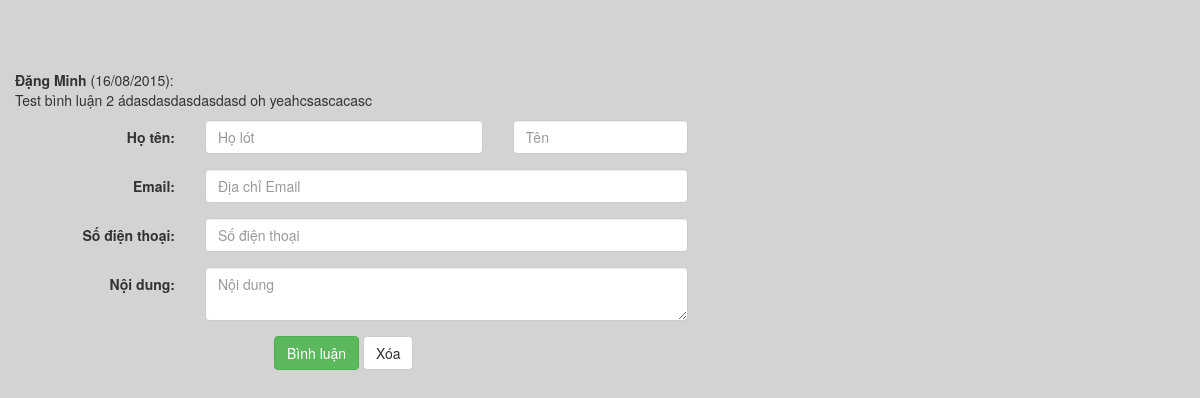
The page /Khach/BinhLuan.php?ID=2 on the database its author committed.
### tables this page shows
CREATE TABLE IF NOT EXISTS `binhluan` (
  `ID` int(11) NOT NULL,
  `IDBinhLuan` int(11) NOT NULL,
  `NoiDung` text NOT NULL,
  `TenDN` varchar(55) NOT NULL,
  `Ho` varchar(50) NOT NULL,
  `Ten` varchar(50) NOT NULL,
  `Email` varchar(50) NOT NULL,
  `SoDienThoai` varchar(20) NOT NULL,
  `KiemDuyet` tinyint(1) NOT NULL DEFAULT '0',
  `NgayBinhLuan` date DEFAULT NULL
);

### Khach/BinhLuan.php (the view, shortened to what this page needs)
<!DOCTYPE html>
<html lang="en">
<head>
    <link href="../asset/Bootstrap/css/bootstrap.min.css" rel="stylesheet">
    <link href="../css/menu.css" rel="stylesheet">
    <link rel="stylesheet" type="text/css" href="../css/style.css" media="screen" />
</head>
<body style="background-color: lightgrey;min-height:100%;">
<div>
	<div>
    <?php
		$conn = ConnectDB::connect();
		$sqlBL = "SELECT Ho, Ten, NgayBinhLuan, NoiDung FROM BinhLuan WHERE KiemDuyet = ".DA_KIEM_DUYET." AND IDBinhLuan = ".$_GET['ID'];
		$resultBL = mysqli_query($conn, $sqlBL);
		if($resultBL->num_rows > 0)
		{
			while($rowBL = $resultBL->fetch_assoc())
			{
				echo "<p style='margin-left:15px'><strong>".$rowBL['Ho']." ".$rowBL['Ten']."</strong>(".date('d/m/Y',strtotime($rowBL['NgayBinhLuan']))."): <br> ".$rowBL['NoiDung']."</p>";
			}
		}
	?>
    </div>
	<div>
    <form class="form-horizontal" name="frmBinhLuan" method="post">
    	<div class="form-group" id="HoTen">
            <label for="txtHo" class="col-sm-2 control-label">Họ tên: </label>
            <div class="col-sm-3">
            <?php
				if(array_key_exists('TenDN',$_SESSION) && array_key_exists('MaPhanQuyen',$_SESSION))
					echo "<input type='text' class='form-control' name='txtHo' placeholder='Họ lót' value='".$_SESSION['Ho']."'>";
				else
					echo "<input type='text' class='form-control' name='txtHo' placeholder='Họ lót' required>";
			?>
            </div>
            <div class="col-sm-2">
            <?php
				if(array_key_exists('TenDN',$_SESSION) && array_key_exists('MaPhanQuyen',$_SESSION))
					echo "<input type='text' class='form-control' name='txtTen' placeholder='Tên' value='".$_SESSION['Ten']."'>";
				else
					echo "<input type='text' class='form-control' name='txtTen' placeholder='Tên' required>";
			?>
            </div>
        </div>
		<div class="form-group" id="Email">
        	<label for="txtEmail" class="col-sm-2 control-label">Email: </label>
            <div class="col-sm-5">
            <?php
				if(array_key_exists('TenDN',$_SESSION) && array_key_exists('MaPhanQuyen',$_SESSION))
					echo "<input type='text' class='form-control' name='txtEmail' placeholder='Địa chỉ Email' value='".$_SESSION['Email']."'>";
				else
					echo "<input type='text' class='form-control' name='txtEmail' placeholder='Địa chỉ Email' required>";
			?>
            </div>
        </div>
        <div class="form-group" id="SoDienThoai">
        	<label for="txtSoDienThoai" class="col-sm-2 control-label">Số điện thoại: </label>
            <div class="col-sm-5">
            <?php
				if(array_key_exists('TenDN',$_SESSION) && array_key_exists('MaPhanQuyen',$_SESSION))
					echo "<input type='text' class='form-control' name='txtSoDienThoai' placeholder='Số điện thoại' value='".$_SESSION['SoDienThoai']."'>";
				else
					echo "<input type='text' class='form-control' name='txtSoDienThoai' placeholder='Số điện thoại' required>";
			?>
            </div>
        </div>
        <div class="form-group">
        	<label for="txtNoiDung" class="col-sm-2 control-label">Nội dung: </label>
            <div class="col-sm-5">
            	<textarea class="form-control" id="txtNoiDung" name="txtNoiDung" placeholder="Nội dung" required></textarea>
            </div>
        </div>
        <div class="form-group" align="center">
			<div class="col-sm-offset-2 col-sm-3">
				<button type="submit" class="btn btn-success" name="submit">Bình luận</button>
            	<button type="reset" class="btn btn-default" name="reset">Xóa</button>
            </div>
        </div>
    </form>
    </div>
</div>
</body>
</html>

### rows shown on the page
binhluan: Ho "Đặng Minh", NgayBinhLuan "16/08/2015", NoiDung "Test bình luận 2 ádasdasdasdasdasd oh yeahcsascacasc"
